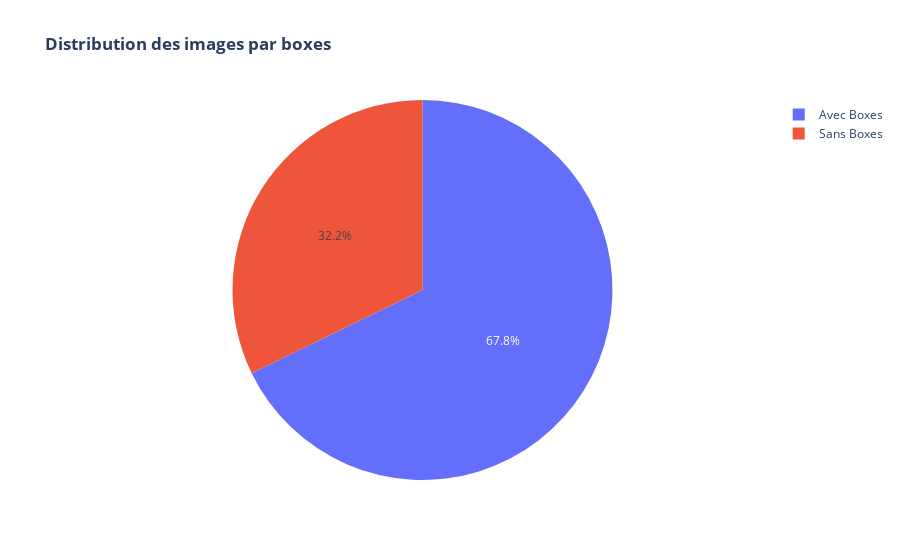

Here is the notebook cell this chart was saved with:
### Code cell
no_bb = df[df['boxes'].isna()].shape[0]
has_bb = df[df['boxes'].notna()].shape[0]

px.pie(names=["Avec Boxes", "Sans Boxes"],
       values=[has_bb, no_bb], 
       title="<b>Distribution des images par boxes</b>")

### Figure 1 — Plotly figure (JSON) as saved in the notebook; plotly's stock layout.template omitted (floating-point values rounded to 4 significant figures)
{"data": [{"domain": {"x": [0, 1], "y": [0, 1]}, "hovertemplate": "label=%{label}<br>value=%{value}<extra></extra>", "labels": ["Avec Boxes", "Sans Boxes"], "legendgroup": "", "name": "", "showlegend": true, "type": "pie", "values": [4294, 2040]}], "layout": {"legend": {"tracegroupgap": 0}, "title": {"text": "<b>Distribution des images par boxes</b>"}}}
